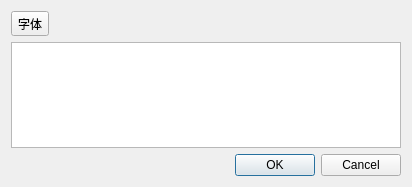
<?xml version="1.0" encoding="UTF-8"?>
<ui version="4.0">
 <class>ChangeTextDialog</class>
 <widget class="QDialog" name="ChangeTextDialog">
  <property name="geometry">
   <rect>
    <x>0</x>
    <y>0</y>
    <width>412</width>
    <height>187</height>
   </rect>
  </property>
  <property name="windowTitle">
   <string>文本</string>
  </property>
  <layout class="QVBoxLayout" name="verticalLayout">
   <item>
    <widget class="QToolButton" name="toolButton">
     <property name="text">
      <string>字体</string>
     </property>
    </widget>
   </item>
   <item>
    <widget class="QTextEdit" name="textEdit"/>
   </item>
   <item>
    <widget class="QDialogButtonBox" name="buttonBox">
     <property name="orientation">
      <enum>Qt::Horizontal</enum>
     </property>
     <property name="standardButtons">
      <set>QDialogButtonBox::Cancel|QDialogButtonBox::Ok</set>
     </property>
    </widget>
   </item>
  </layout>
 </widget>
 <resources/>
 <connections>
  <connection>
   <sender>buttonBox</sender>
   <signal>accepted()</signal>
   <receiver>ChangeTextDialog</receiver>
   <slot>accept()</slot>
   <hints>
    <hint type="sourcelabel">
     <x>248</x>
     <y>254</y>
    </hint>
    <hint type="destinationlabel">
     <x>157</x>
     <y>274</y>
    </hint>
   </hints>
  </connection>
  <connection>
   <sender>buttonBox</sender>
   <signal>rejected()</signal>
   <receiver>ChangeTextDialog</receiver>
   <slot>reject()</slot>
   <hints>
    <hint type="sourcelabel">
     <x>316</x>
     <y>260</y>
    </hint>
    <hint type="destinationlabel">
     <x>286</x>
     <y>274</y>
    </hint>
   </hints>
  </connection>
 </connections>
</ui>
